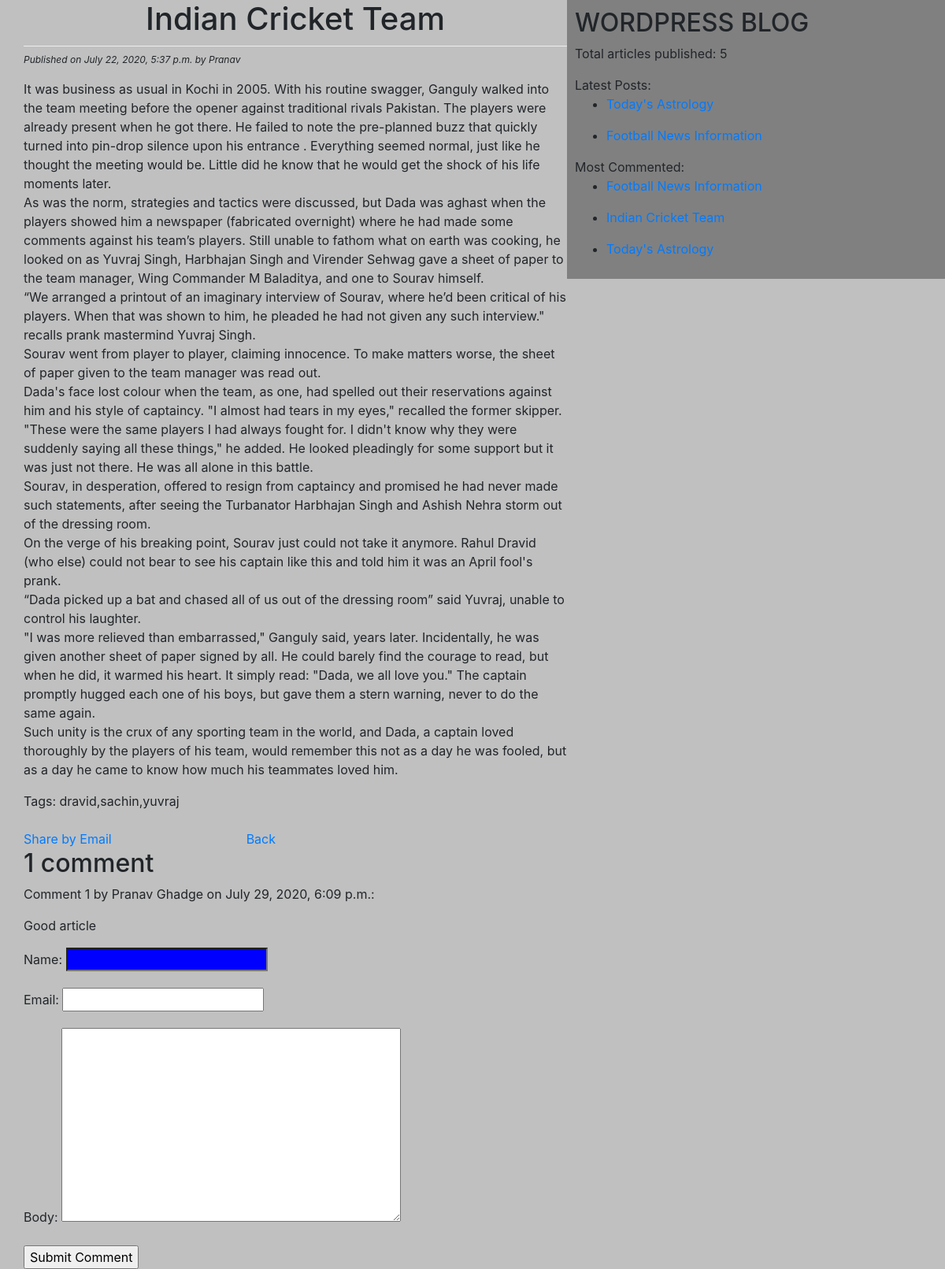
The app's page /published/2020/07/22/indian-cricket-team/ with its own data.
### blogApp/models.py (models this page shows, shortened)
class Post(models.Model):
    STATUS_CHOICES = (('draft', 'Draft'), ('published', 'Published'))  # tuple of tuples for dropdown choices
    title = models.CharField(max_length=256)
    slug = models.SlugField(max_length=264, unique_for_date='publish')
    author = models.ForeignKey(User, related_name='blog_posts', on_delete=models.CASCADE)
    body = models.TextField()
    publish = models.DateTimeField(default=timezone.now)
    created = models.DateTimeField(auto_now_add=True)  # at what time object got created
    updated = models.DateTimeField(auto_now=True)  # at what time save method called
    status = models.CharField(max_length=10, choices=STATUS_CHOICES, default='draft')
    objects = CustomManager()  # register custom manager
    tags = TaggableManager()
    class Meta:
        ordering = ('-publish',)  # order by publish descending
    def get_absolute_url(self):
        return reverse('post_detail',
                       args=[self.status, self.publish.year, self.publish.strftime('%m'), self.publish.strftime('%d'),
                             self.slug])

class Comment(models.Model):
    post = models.ForeignKey(Post, related_name='comments', on_delete=models.CASCADE)
    name = models.CharField(max_length=50)
    email = models.EmailField()
    body = models.TextField()
    created = models.DateTimeField(auto_now_add=True)
    updated = models.DateTimeField(auto_now=True)
    active = models.BooleanField(default=True)
    class Meta:
        ordering = ('-created',)

### blogApp/views.py (the view)
# urls.py: path('<str:state>/<int:year>/<int:month>/<int:day>/<str:post>/', views.post_detail_view, name='post_detail'),
def post_detail_view(request, state, year, month, day, post):
    post = get_object_or_404(Post, slug=post, status=state, publish__year=year, publish__month=month,
                             publish__day=day, )
    comments = post.comments.filter(active=True)
    csubmit = False
    form = CommentForm()
    if request.method == "POST":
        form1 = CommentForm(request.POST)
        if form1.is_valid():
            new_comment = form1.save(commit=False)
            new_comment.post = post  # adding post details to comment
            new_comment.save()
            csubmit = True
    else:
        form = CommentForm()
    return render(request, 'blogApp/post_detail.html',
                  {'post': post, 'form': form, 'csubmit': csubmit, 'comments': comments})

### blogApp/forms.py
class CommentForm(forms.ModelForm):
    class Meta:
        model = Comment
        fields = ['name', 'email', 'body']

### blogApp/models.py (called while the page is built)
    def get_queryset(self):
        print('inside custom manager')
        return super().get_queryset().filter(status='published')  # custom manager to return only published status

### blogApp/templatetags/blog_tags.py (called while the page is built)
@register.simple_tag(name='count')  # assign name o a tag. If not assigned, name is function name
def total_posts():
    return Post.objects.count()

@register.inclusion_tag('blogApp/latest.html', name='latest')
def show_latest_posts(count=1):  # defult 3 if not provided
    latest_post = Post.objects.order_by('-publish')[:count]  # will give latest 3 posts
    return {'latest_posts': latest_post}  # this data will be automatically sent to latest.html

@register.simple_tag(name='top_commented')
def get_most_commented_posts(count=1):
    return Post.objects.annotate(total_comments=Count('comments')).order_by('-total_comments')[
           :count]  # adds ne column total_comments and saves total comments for each posts in it . user related_name check it

### templates/blogApp/post_detail.html (shortened to what this page needs)
<!DOCTYPE html>
{% extends 'blogApp/base.html' %}
{% block body_block %}
<h1>{{post.title}}</h1>
<p id="date">Published on {{post.publish}} by {{post.author|title}}</p>
{{post.body|linebreaks}}
Tags: {{post.tags.all|join:','}}
<br><br>
<a href="/{{post.id}}/share/" >Share by Email</a> <tb>&nbsp &nbsp&nbsp &nbsp &nbsp&nbsp &nbsp&nbsp &nbsp&nbsp &nbsp&nbsp &nbsp&nbsp &nbsp&nbsp &nbsp&nbsp&nbsp &nbsp&nbsp &nbsp  &nbsp &nbsp<a href="/">Back</a>
{% with comments.count as comments_count %}
<h2>{{comments_count}} comment{{comments_count|pluralize}}</h2>
{% endwith %}
{% if comments %}
{% for comment in comments %}
<p>Comment {{ forloop.counter }} by {{comment.name}} on {{comment.created}}:</p>
<div>{{comment.body|linebreaks}}</div>
{% endfor %}
{%else%}
<p>There are no comments for this post</p>
{% endif %}
<form method="post">
    {{form.as_p}}
<input type="submit" value = 'Submit Comment'>
</form>
{% endblock %}

### templates/blogApp/base.html (shortened to what this page needs)
<!DOCTYPE html>
{% load blog_tags %}
{% load static %}
<html lang="en">
<head>
    <link rel="stylesheet" href="https://stackpath.bootstrapcdn.com/bootstrap/4.5.0/css/bootstrap.min.css">
    <link rel="stylesheet" href="{% static "css/blog.css" %}">
</head>
<body>
<div class="content">
{% block body_block %}
{% endblock %}
</div>
<div class="sidebar">
    <h2>WORDPRESS BLOG</h2>
    <p>Total articles published: {% count %} </p>
    Latest Posts:
    {% latest 2%}
    {% top_commented 3 as top_posts %}
   {% for post in top_posts %}
    <ul>
       <li><a href="{{post.get_absolute_url}}" >{{ post.title }}</a></li>
    </ul>
{% endfor %}
</div>
</body>
</html>

### templates/blogApp/latest.html (shortened to what this page needs)
<!DOCTYPE html>
<html lang="en">
<head>
</head>
<body>
{% for post in latest_posts %}
<ul>
    <li>
        <a href="{{post.get_absolute_url}}" >{{ post.title }}</a>
    </li>
</ul>
{% endfor %}
</body>
</html>

### static/css/blog.css (style rules this page uses)
.content { width:60%; float:left; padding: 0 0 0 30px; background: silver; }
.sidebar { width:40%; float:right; padding: 10px; background: grey; }
h1 { text-align:center; border-bottom: 1px solid #eee; padding-bottom: 10px ; }
body { background:silver; }
#date { font-size:12px; font-style:italic; }
input[type='text'] { background:blue; color:white; }

### records on screen
Post: title "Indian Cricket Team", publish "July 22, 2020, 5:37 p.m.", author "Pranav", body "It was business as usual in Kochi in 2005. With his routine swagger, Ganguly walked into the team meeting before the opener against traditional rivals Pakistan. The players were already present when he got there. He failed to note the pre-planned buzz that quickly turned into pin-drop silence upon his entrance . Everything seemed normal, just like he thought the meeting would be. Little did he know that he would get the shock of his life moments later. As was the norm, strategies and tactics were discussed, but Dada was aghast when the players showed him a newspaper (fabricated overnight) where he had made some comments against his team’s players. Still unable to fathom what on earth was…", tags.all "dravid,sachin,yuvraj"
Comment: name "Pranav Ghadge", created "July 29, 2020, 6:09 p.m.", body "Good article"
Post: title "Today's Astrology"
Post: title "Football News Information"

### other values on screen
{{ comments_count }} "1"
